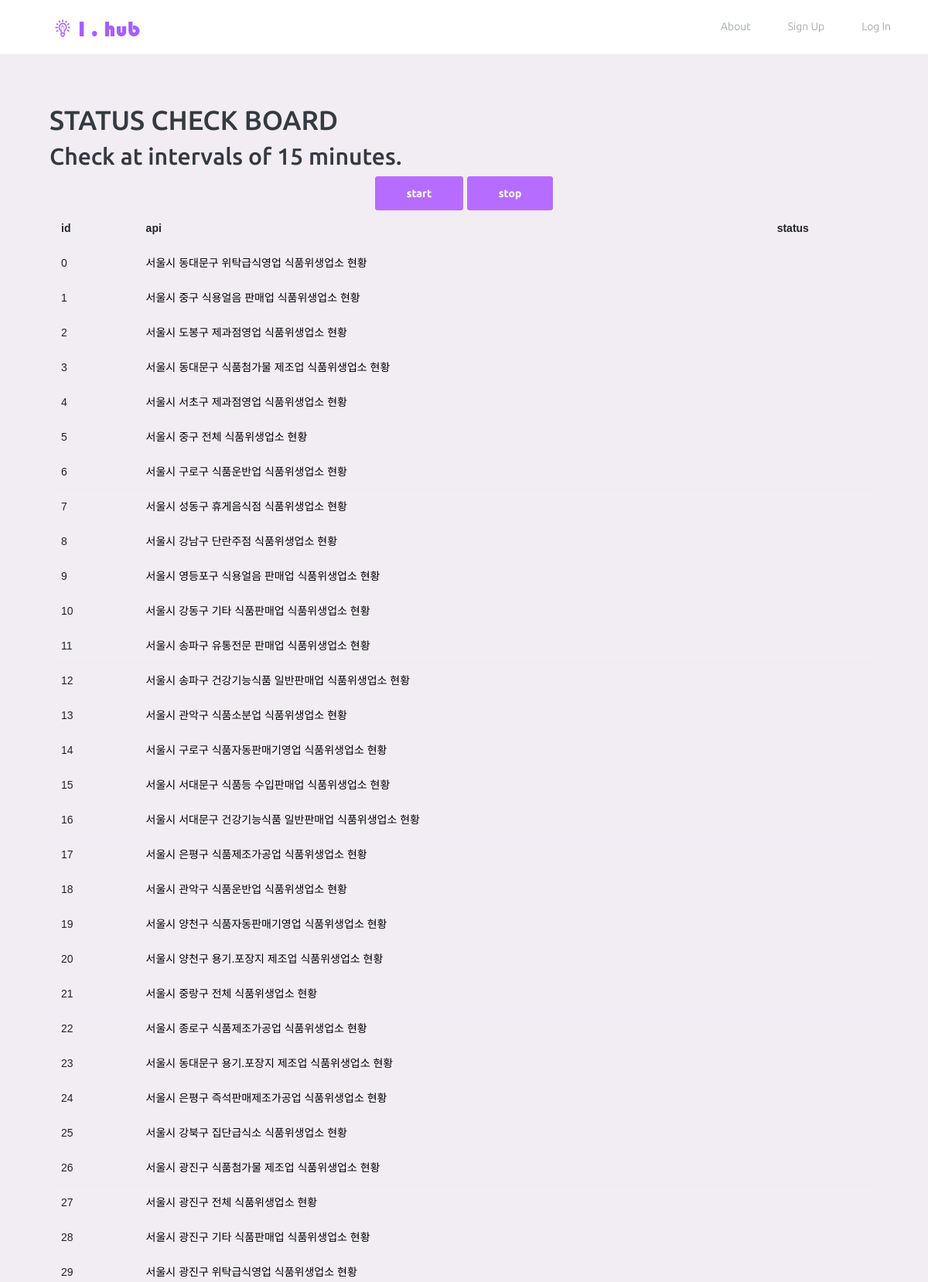
Screenshot of /statuses/ (upper part) with the database file from the repository.
### apis/models.py (models this page shows)
class Api(models.Model):
    api_name = models.CharField(max_length=200)
    api_url = models.CharField(max_length=200)
    latest_modified_date = models.CharField(max_length=50)
    copyright = models.CharField(max_length=100)
    copyright_range = models.CharField(max_length=100)
    api_file = models.CharField(max_length=100)
    download_users = models.ManyToManyField(settings.AUTH_USER_MODEL, related_name='download_apis')
    download_count = models.IntegerField(default=0)

### statuses/views.py (the view)
# urls.py: path('', views.index, name='index'),
def index(request):
    apis = Api.objects.all()
    context = {
        'apis' : apis
    }
    return render(request, 'statuses/index.html', context)

### statuses/templates/statuses/index.html (shortened to what this page needs)
{% extends 'base.html' %}
{% load static %}
{% block link %}
  <link rel="stylesheet" href="{% static 'vendors/iconfonts/mdi/css/materialdesignicons.min.css' %}">
  <link rel="stylesheet" href="{% static 'vendors/css/vendor.bundle.base.css' %}">
  <link rel="stylesheet" href="{% static 'css/style.css' %}">
{% endblock %}
{% block content %}
    {% include 'nav.html' %}
    <div class="container-fluid page-body-wrapper">
        <div class="main-panel">
            <div class="content-wrapper">
            <h1>STATUS CHECK BOARD</h1>
            <h2>Check at intervals of 15 minutes.</h2>
                <div class="text-center">
                    <button id="start" class="btn btn-primary">start</button>
                    <button id="stop" class="btn btn-primary">stop</button>
                </div>
                <table class="table">
                    <tr>
                        <th>id</th>
                        <th>api</th>
                        <th>status</th>
                    </tr>
                    {% for api in apis %}
                        <tr>
                            <td>{{ api.pk }}</td>
                                <td><a href="" data-toggle="modal" data-target="#modal-detail" id='detail' data-id='{{ api.pk }}'>{{ api.api_name }}</a></td>
                            <td id='api{{ api.pk }}'></td>
                        </tr>
                    {% endfor %}
                </table>
            </div>
        </div>
    </div>
{% endblock content %}

### ihub/templates/base.html (style rules this page uses)
* { box-sizing: border-box; }
body { font: 16px Arial; }
a { color: #000; }

### rows the page displays
Api: pk "0", api_name "서울시 동대문구 위탁급식영업 식품위생업소 현황"
Api: pk "1", api_name "서울시 중구 식용얼음 판매업 식품위생업소 현황"
Api: pk "2", api_name "서울시 도봉구 제과점영업 식품위생업소 현황"
Api: pk "3", api_name "서울시 동대문구 식품첨가물 제조업 식품위생업소 현황"
Api: pk "4", api_name "서울시 서초구 제과점영업 식품위생업소 현황"
Api: pk "5", api_name "서울시 중구 전체 식품위생업소 현황"
Api: pk "6", api_name "서울시 구로구 식품운반업 식품위생업소 현황"
Api: pk "7", api_name "서울시 성동구 휴게음식점 식품위생업소 현황"
Api: pk "8", api_name "서울시 강남구 단란주점 식품위생업소 현황"
Api: pk "9", api_name "서울시 영등포구 식용얼음 판매업 식품위생업소 현황"
Api: pk "10", api_name "서울시 강동구 기타 식품판매업 식품위생업소 현황"
Api: pk "11", api_name "서울시 송파구 유통전문 판매업 식품위생업소 현황"
Api: pk "12", api_name "서울시 송파구 건강기능식품 일반판매업 식품위생업소 현황"
Api: pk "13", api_name "서울시 관악구 식품소분업 식품위생업소 현황"
Api: pk "14", api_name "서울시 구로구 식품자동판매기영업 식품위생업소 현황"
Api: pk "15", api_name "서울시 서대문구 식품등 수입판매업 식품위생업소 현황"
Api: pk "16", api_name "서울시 서대문구 건강기능식품 일반판매업 식품위생업소 현황"
Api: pk "17", api_name "서울시 은평구 식품제조가공업 식품위생업소 현황"
Api: pk "18", api_name "서울시 관악구 식품운반업 식품위생업소 현황"
Api: pk "19", api_name "서울시 양천구 식품자동판매기영업 식품위생업소 현황"
Api: pk "20", api_name "서울시 양천구 용기.포장지 제조업 식품위생업소 현황"
Api: pk "21", api_name "서울시 중랑구 전체 식품위생업소 현황"
Api: pk "22", api_name "서울시 종로구 식품제조가공업 식품위생업소 현황"
Api: pk "23", api_name "서울시 동대문구 용기.포장지 제조업 식품위생업소 현황"
Api: pk "24", api_name "서울시 은평구 즉석판매제조가공업 식품위생업소 현황"
Api: pk "25", api_name "서울시 강북구 집단급식소 식품위생업소 현황"
Api: pk "26", api_name "서울시 광진구 식품첨가물 제조업 식품위생업소 현황"
Api: pk "27", api_name "서울시 광진구 전체 식품위생업소 현황"
Api: pk "28", api_name "서울시 광진구 기타 식품판매업 식품위생업소 현황"
Api: pk "29", api_name "서울시 광진구 위탁급식영업 식품위생업소 현황"
